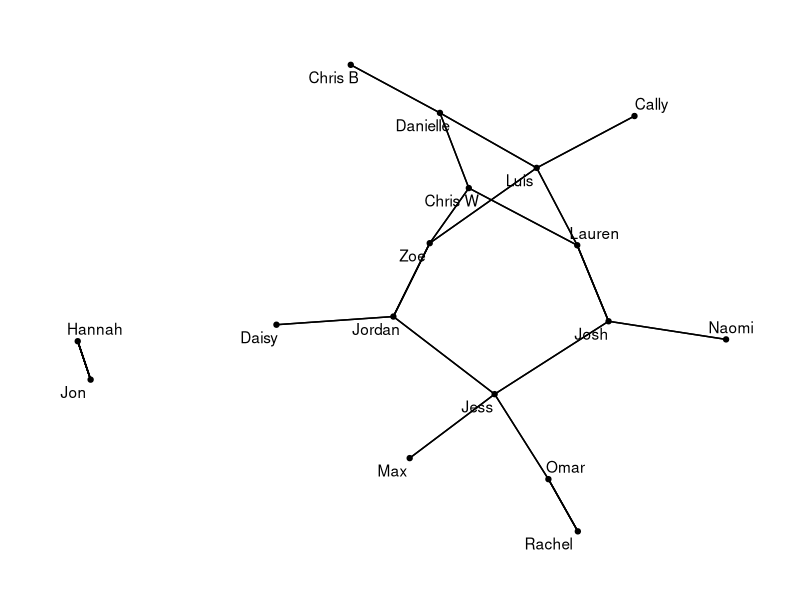
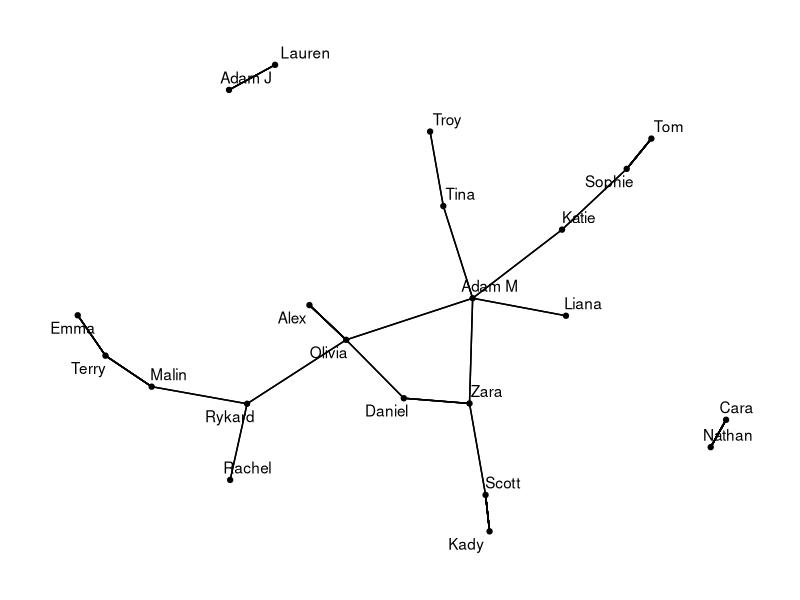
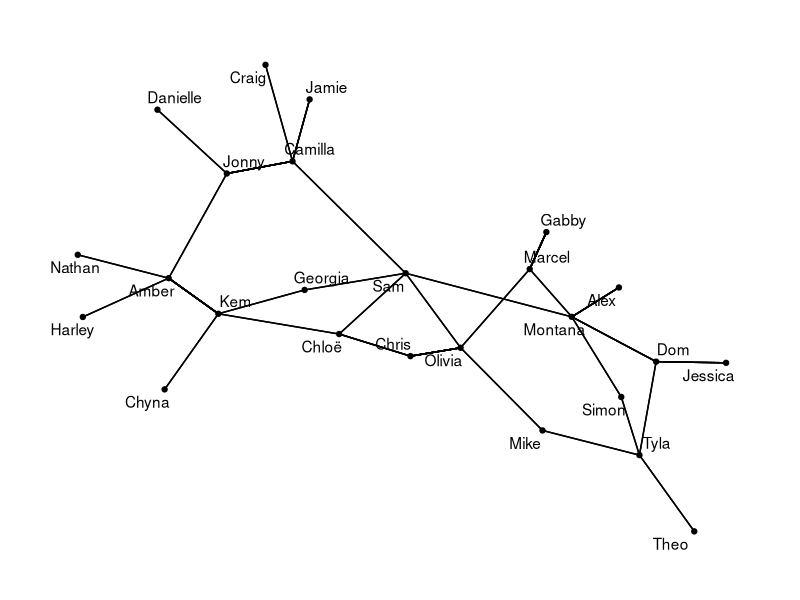
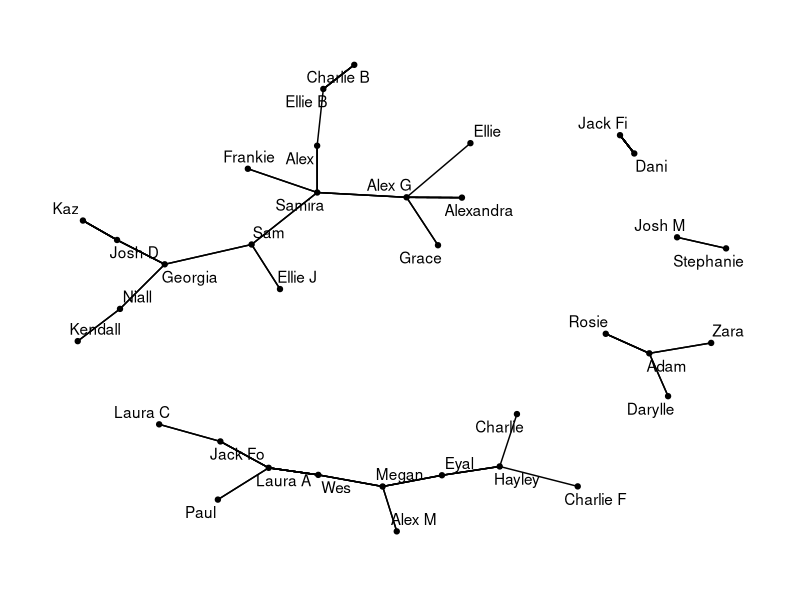
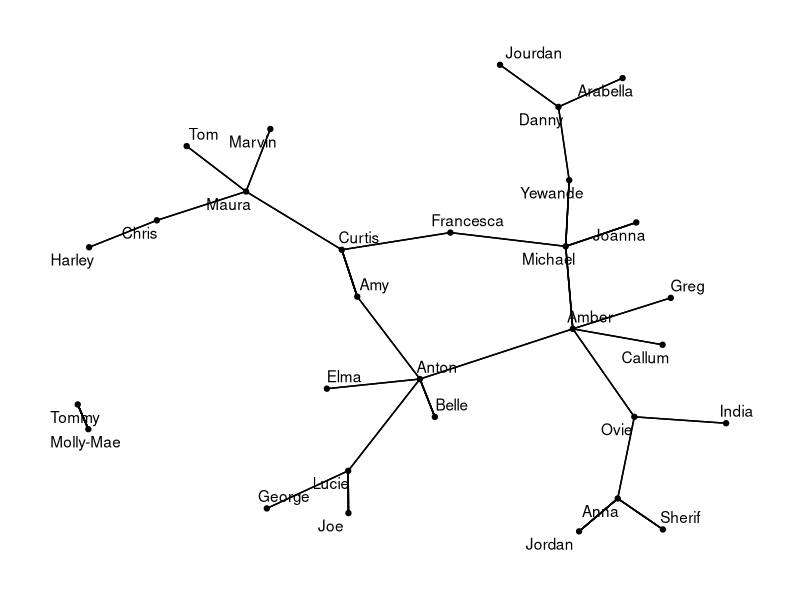
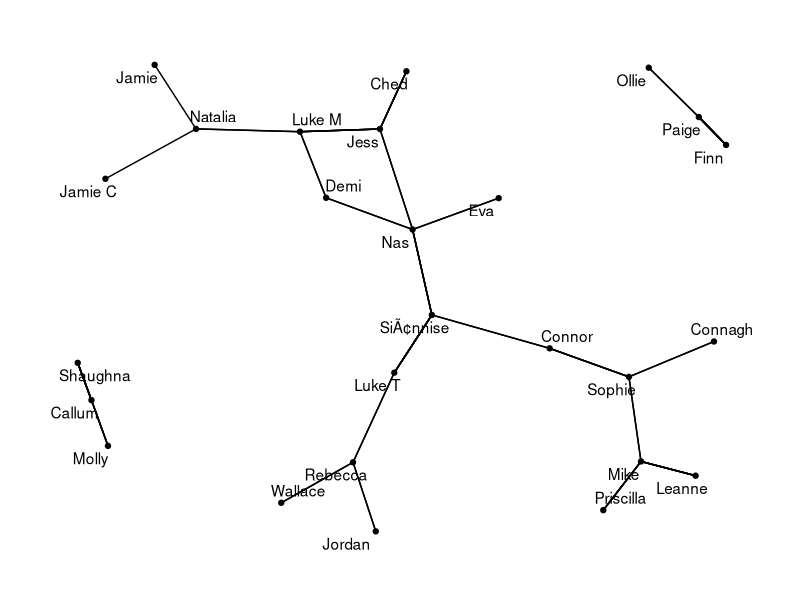
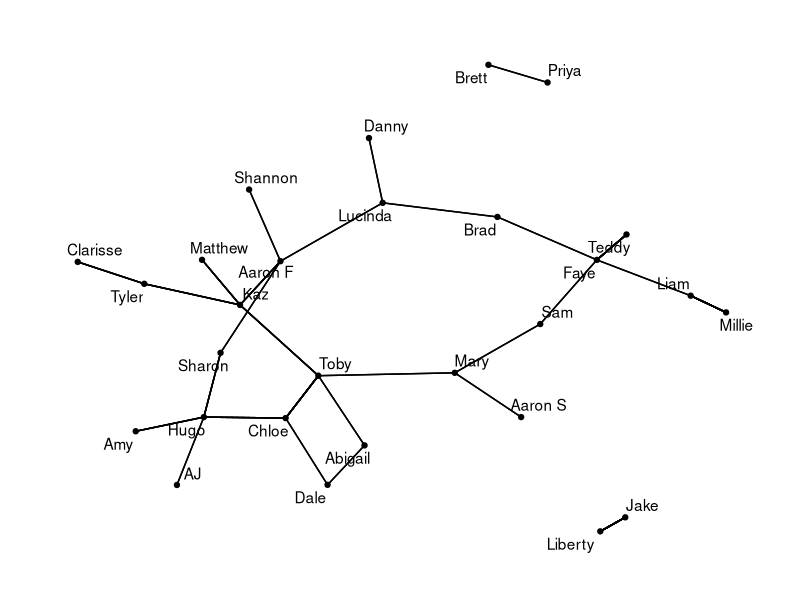
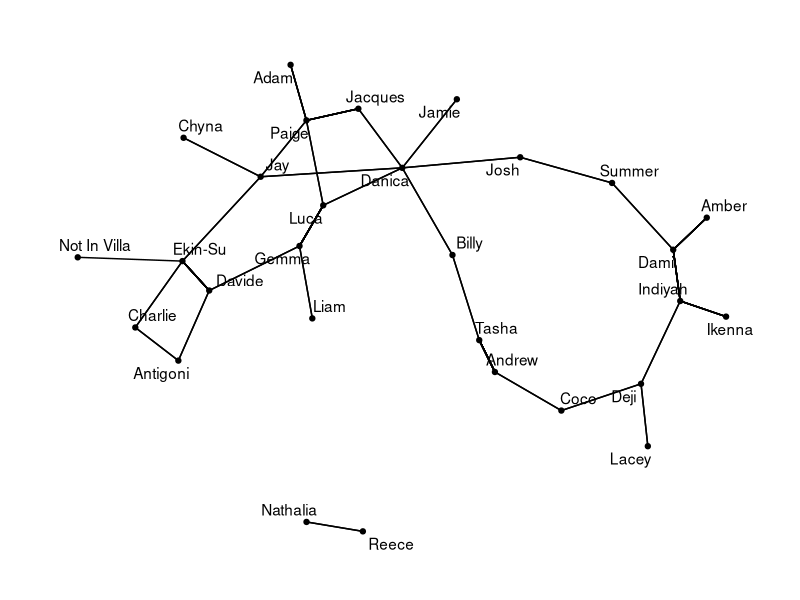

These charts were generated, in order, by the following R code: (Note: this script raises an error after producing the figures.)
## ---- chunk 1
#| label: setup
#| message: false
library(tidyverse)
library(ggraph)
library(tidygraph)
library(igraph)

data <- readr::read_csv("data/data.csv", show_col_types = FALSE)
## ---- chunk 2
#| label: define-chart-graph
#| message: false
chart_graph <- function(data) {
as_tbl_graph(data, directed = FALSE) |>
  ggraph(layout = "fr") +
    geom_edge_link() +
    geom_node_point() +
    geom_node_text(aes(label = name), repel = TRUE) +
    theme_graph() +
    theme(
      plot.background = element_rect(fill = "transparent", color = NA),
      panel.background = element_rect(fill = "transparent", color = NA)
 )
}
## ---- chunk 3
#| label: graph-tabset
#| results: asis
#| dev.args: !expr list(bg = "transparent")

set.seed(1234)

for (season in sort(unique(data$season))) {
  cat("\n\n## Season", season, "\n\n")
  print(chart_graph(data[data$season == season, ]))
}
## ---- chunk 4
#| label: define-find-double-dates
find_double_dates <- function(data) {
  as_tbl_graph(data, directed = FALSE) |>
  simplify() |>
  simple_cycles(min = 4, max = 4) |>
  pluck("vertices") |>
  map_chr(\(v) paste(names(v), collapse = ", "))
}
## ---- chunk 5
#| label: double-dates-tabset
#| results: asis
for (season in sort(unique(data$season))) {
  cat("\n\n## Season", season, "\n\n")
 dates <- find_double_dates(data[data$season == season, ])
  if (length(dates) == 0) {
    cat("_No double dates this season._\n")
 } else {
    cat(paste0("- ", dates, "\n"))
 }
}
## ---- chunk 6
#| label: double-dates-per-season
#| dev.args: !expr list(bg = "transparent")
split(data, data$season) |>
  map(find_double_dates) |>
  lengths() |>
  as_tibble() |>
  mutate(season = row_number()) |>
  ggplot2::ggplot(aes(x = season, y = value)) +
  ggplot2::geom_col() +
  ggplot2::scale_x_continuous(breaks = unique(data$season)) +
  ggplot2::labs(
    title = "Number of double dates per season",
    x = "Season",
    y = "Number of double dates"
 ) +
  theme(
      plot.background = element_rect(fill = "transparent", color = NA),
      panel.background = element_rect(fill = "transparent", color = NA)
 )
